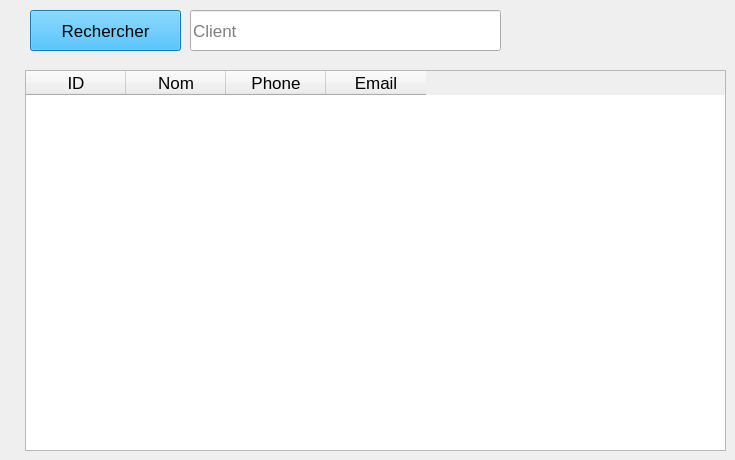
      <widget class="QWidget" name="tab_13">
       <attribute name="title">
        <string>Tous les clients</string>
       </attribute>
       <widget class="QLineEdit" name="lineEdit_13">
        <property name="geometry">
         <rect>
          <x>190</x>
          <y>10</y>
          <width>311</width>
          <height>41</height>
         </rect>
        </property>
        <property name="font">
         <font>
          <pointsize>13</pointsize>
         </font>
        </property>
        <property name="placeholderText">
         <string>Client</string>
        </property>
       </widget>
       <widget class="QPushButton" name="pushButton_15">
        <property name="geometry">
         <rect>
          <x>30</x>
          <y>10</y>
          <width>151</width>
          <height>41</height>
         </rect>
        </property>
        <property name="font">
         <font>
          <pointsize>13</pointsize>
         </font>
        </property>
        <property name="styleSheet">
         <string notr="true">background-color: rgb(19, 173, 255);
</string>
        </property>
        <property name="text">
         <string>Rechercher</string>
        </property>
        <property name="icon">
         <iconset resource="iconne.qrc">
          <normaloff>:/icone/searche.png</normaloff>:/icone/searche.png</iconset>
        </property>
       </widget>
       <widget class="QTableWidget" name="tableWidget_3">
        <property name="geometry">
         <rect>
          <x>25</x>
          <y>70</y>
          <width>701</width>
          <height>381</height>
         </rect>
        </property>
        <property name="font">
         <font>
          <pointsize>13</pointsize>
         </font>
        </property>
        <column>
         <property name="text">
          <string>ID</string>
         </property>
        </column>
        <column>
         <property name="text">
          <string>Nom</string>
         </property>
        </column>
        <column>
         <property name="text">
          <string>Phone</string>
         </property>
        </column>
        <column>
         <property name="text">
          <string>Email</string>
         </property>
        </column>
       </widget>
      </widget>
